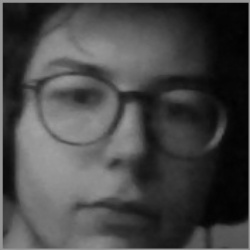
#> input picture src/main/java/face_recognition/dataset/ale/18_faces.jpg, 250 x 250 px, given in place of the camera
$ python build_face_dataset.py --cascade haarcascade_frontalface_default.xml --output out
#> lines starting #> are read from the running program, lines starting #| are printed output that depends on the picture
from imutils.video import VideoStream
import argparse
import imutils
import time
import cv2
import os

# construct the argument parser and parse the arguments
ap = argparse.ArgumentParser()
ap.add_argument("-c", "--cascade", required=True, help="path to where the face cascade resides")
ap.add_argument("-o", "--output", required=True, help="path to output directory")
args = vars(ap.parse_args())
# load OpenCV's Haar cascade for face detection from disk
detector = cv2.CascadeClassifier(args["cascade"])
# initialize the video stream, allow the camera sensor to warm up,
# and initialize the total number of example faces written to disk
# thus far
print("[INFO] starting video stream...")
vs = VideoStream(src=0).start()
# vs = VideoStream(usePiCamera=True).start()
time.sleep(2.0)
total = 0
# loop over the frames from the video stream
while True:
    # grab the frame from the threaded video stream, clone it, (just
    # in case we want to write it to disk), and then resize the frame
    # so we can apply face detection faster
    frame = vs.read()
#> frame is the input picture: shape (250, 250, 3); min 1, max 162, mean 71.1
    orig = frame.copy()
    frame = imutils.resize(frame, width=400)
#> frame: shape (400, 400, 3)
    # detect faces in the grayscale frame
    rects = detector.detectMultiScale(
        cv2.cvtColor(frame, cv2.COLOR_BGR2GRAY), scaleFactor=1.1,
        minNeighbors=5, minSize=(30, 30))
#> rects = [[31, 25, 340, 340]]
    # loop over the face detections and draw them on the frame
    for (x, y, w, h) in rects:
        cv2.rectangle(frame, (x, y), (x + w, y + h), (0, 255, 0), 2)
#> this loop made 1 pass
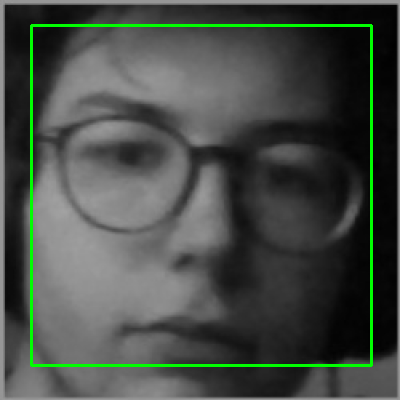
#> frame: shape (400, 400, 3); mean B, G, R 69.9, 76.4, 69.9
    cv2.imshow("Frame", frame)
    key = cv2.waitKey(1) & 0xFF
#> (key q is pressed here)

    # if the `k` key was pressed, write the *original* frame to disk
    # so we can later process it and use it for face recognition
    if key == ord("k"):
        p = os.path.sep.join([args["output"], "{}.png".format(
            str(total).zfill(5))])
        cv2.imwrite(p, orig)
        total += 1
        print("PHOTOTAKEN n-" + str(total))
    # if the `q` key was pressed, break from the loop
    elif key == ord("q"):
        break
print("[INFO] {} face images stored".format(total))
print("[INFO] cleaning up...")
cv2.destroyAllWindows()
vs.stop()

$ run again, on src/main/java/face_recognition/dataset/ale/20_faces.jpg
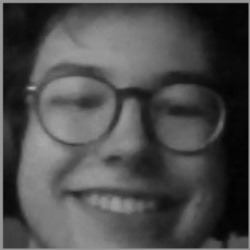
#> input picture src/main/java/face_recognition/dataset/ale/20_faces.jpg, 250 x 250 px, given in place of the camera
#> frame is the input picture: shape (250, 250, 3); min 2, max 171, mean 76.7
#> rects = [[40, 31, 330, 330]]
#> the loop `for (x, y, w, h) in rects:` made 1 pass
#> after the loop `for (x, y, w, h) in rects:`:
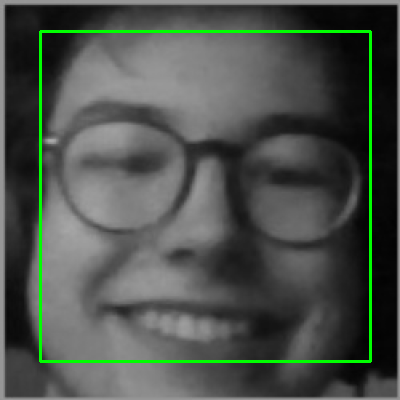
#> frame: shape (400, 400, 3); mean B, G, R 75.3, 81.6, 75.3

$ run again, on src/main/java/face_recognition/dataset/ale/21_faces.jpg
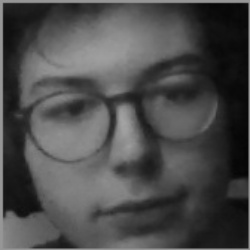
#> input picture src/main/java/face_recognition/dataset/ale/21_faces.jpg, 250 x 250 px, given in place of the camera
#> frame is the input picture: shape (250, 250, 3); min 5, max 163, mean 75.7
#> rects = [[25, 32, 329, 329]]
#> the loop `for (x, y, w, h) in rects:` made 1 pass
#> after the loop `for (x, y, w, h) in rects:`:
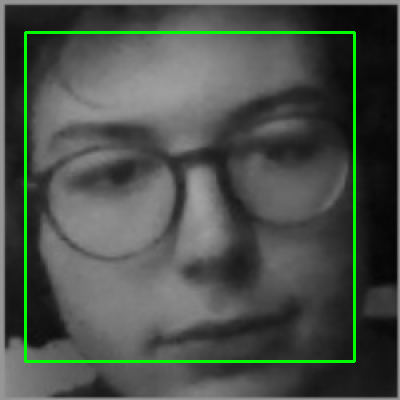
#> frame: shape (400, 400, 3); mean B, G, R 74.5, 80.7, 74.5
